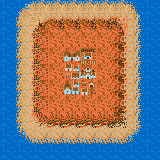

Rendered tile map (Tiled .tmx) drawn with the repository's tilesets; below, a short description and the map source with its tile grids summarised:
An orthogonal 10x10 tile map with 16x16 px tiles, 4 tile layers (Tile Layer 1, sand, dirt, homes), 1 hidden layer not drawn.

<map version="1.0" orientation="orthogonal" renderorder="right-down" width="10" height="10" tilewidth="16" tileheight="16" nextobjectid="1">
 <tileset firstgid="1" name="tilesheet" tilewidth="16" tileheight="16" tilecount="400">
  <image source="tilesheet.png" width="320" height="320" />
 </tileset>
 <layer name="Tile Layer 1" width="10" height="10">
  <data>[100 cells, 100 non-empty, 2 distinct tile ids]</data>
 </layer>
 <layer name="sand" width="10" height="10">
  <data>[100 cells, 72 non-empty, 9 distinct tile ids]</data>
 </layer>
 <layer name="dirt" width="10" height="10">
  <data>[100 cells, 42 non-empty, 9 distinct tile ids]</data>
 </layer>
 <layer name="grass" width="10" height="10" visible="0">
  <data>[100 cells, 20 non-empty, 9 distinct tile ids]</data>
 </layer>
 <layer name="homes" width="10" height="10" opacity="0.9">
  <data>[100 cells, 6 non-empty, 6 distinct tile ids]</data>
 </layer>
</map>